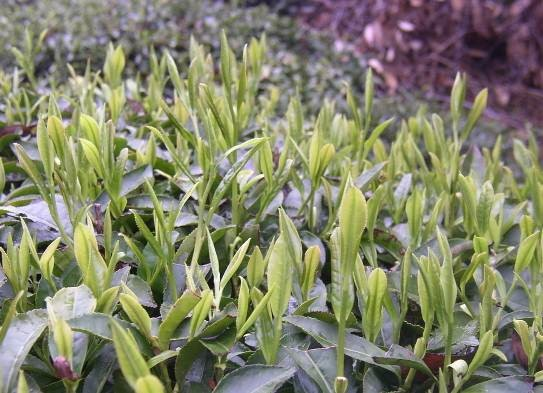
//> input picture test4/tea/tea.jpg, 543 x 393 px
$ ./test4_tea   (built with g++ and OpenCV 4)
//> lines starting //> are read from the running program, lines starting //| are printed output that depends on the picture; after the words box and inside, x2 and y2 are one past the last pixel; in counts of white or black regions, pixels touching at a corner belong together
#include <opencv2/opencv.hpp>
#include "opencv2/highgui/highgui.hpp"
#include "opencv2/imgproc/imgproc.hpp"

using namespace cv;
using namespace std;

int main(int argc, char** argv)
{

	Mat srcImage = imread("test4\\tea\\tea.jpg", 1);
//> srcImage is the input picture: 393 rows x 543 cols, CV_8UC3; mean B, G, R 105.5, 131.2, 130.2
	Mat hsvImage;
	vector<Mat> hsv;
	hsv.resize(3);
	imshow("原始图", srcImage);
	cvtColor(srcImage, hsvImage, CV_BGR2HSV);
//> hsvImage: 393 rows x 543 cols, CV_8UC3; mean H, S, V 61.4, 70.3, 137

	Mat dstImage, dstImageH, dstImageS, dstImageV, tempArray;// = Mat::zeros(srcImage.rows, srcImage.cols, CV_8UC3);

	split(hsvImage, hsv);
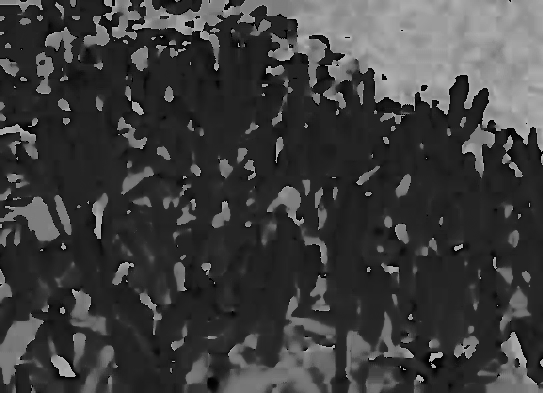
//> hsv[0]: 393 rows x 543 cols, CV_8UC1; min 0, max 179, mean 61.4
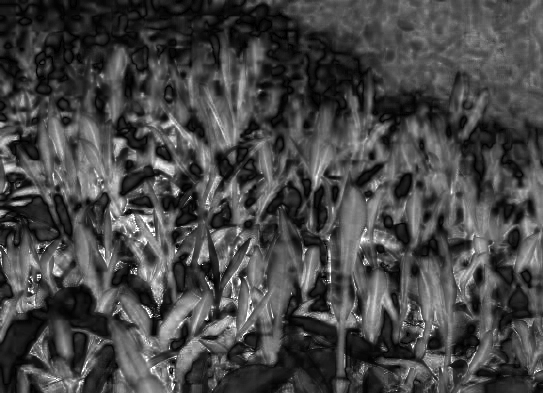
//> hsv[1]: 393 rows x 543 cols, CV_8UC1; min 0, max 255, mean 70.3
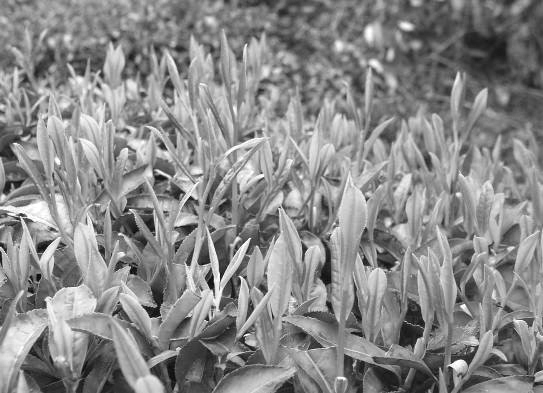
//> hsv[2]: 393 rows x 543 cols, CV_8UC1; min 2, max 255, mean 137

	threshold(hsv[0], dstImageH, 60, 255, THRESH_BINARY_INV);
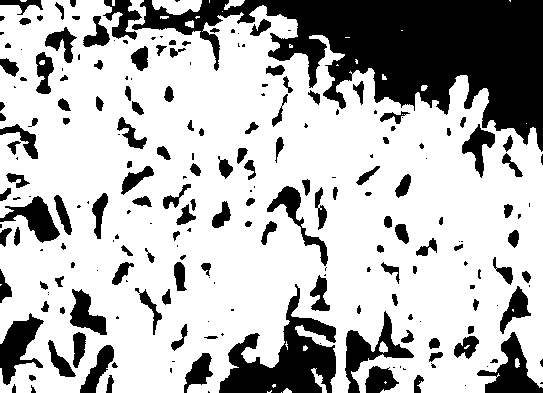
//> dstImageH: 393 rows x 543 cols, CV_8UC1; 71.8% white; 222 black regions (84 under 20 px), largest, box (x1, y1, x2, y2) and area: (132, 0, 543, 152) 27389, (219, 284, 336, 393) 5554, (477, 332, 543, 393) 1692
	threshold(hsv[1], dstImageS, 60, 255, THRESH_BINARY);
//> dstImageS: 393 rows x 543 cols, CV_8UC1; 54.9% white; 302 black regions (201 under 20 px), largest, box (x1, y1, x2, y2) and area: (0, 0, 543, 224) 42553, (181, 277, 429, 393) 11247, (0, 259, 138, 393) 6381
	threshold(hsv[2], dstImageV, 100, 255, THRESH_BINARY);
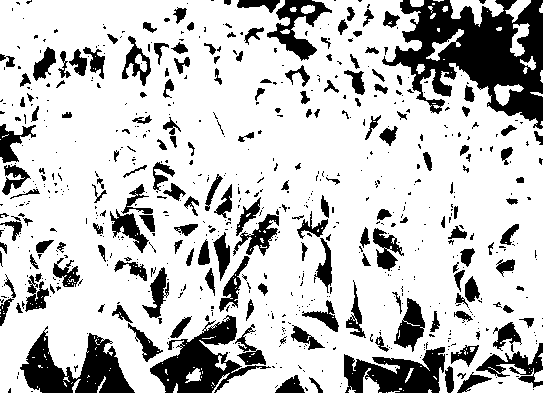
//> dstImageV: 393 rows x 543 cols, CV_8UC1; 77% white; 679 black regions (500 under 20 px), largest, box (x1, y1, x2, y2) and area: (382, 0, 543, 129) 10693, (20, 326, 135, 393) 3684, (150, 315, 271, 393) 3593

	imshow("H", dstImageH);
	imshow("S", dstImageS);
	imshow("V", dstImageV);

	bitwise_and(dstImageH, dstImageS, tempArray);
//> tempArray: 393 rows x 543 cols, CV_8UC1; 45.3% white; 134 white regions (100 under 20 px), largest, box (x1, y1, x2, y2) and area: (0, 27, 543, 393) 92023, (96, 46, 130, 124) 1218, (449, 76, 489, 139) 957
	bitwise_and(tempArray, dstImageV, dstImage);
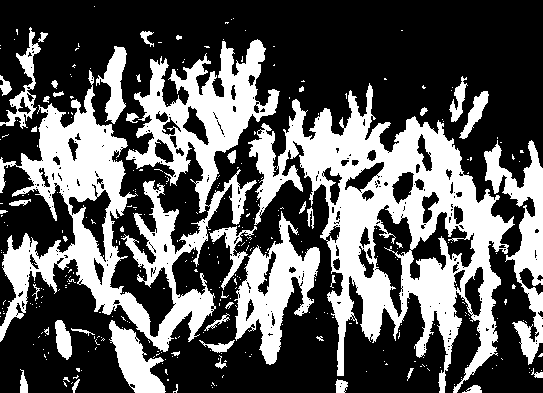
//> dstImage: 393 rows x 543 cols, CV_8UC1; 35.6% white; 346 white regions (301 under 20 px), largest, box (x1, y1, x2, y2) and area: (0, 39, 280, 352) 28645, (248, 83, 515, 393) 28366, (234, 211, 320, 365) 5370
	imshow("dst", dstImage);

	for (int i = 0; i < dstImage.rows; i++)
	{
		for (int j = 0; j < dstImage.cols; j++)
		{
			if (dstImage.at<uchar>(i, j) == 255)
			{
				srcImage.at<Vec3b>(i, j)[0] = 0;
				srcImage.at<Vec3b>(i, j)[1] = 0;
				srcImage.at<Vec3b>(i, j)[2] = 255;
			}
		}
	}
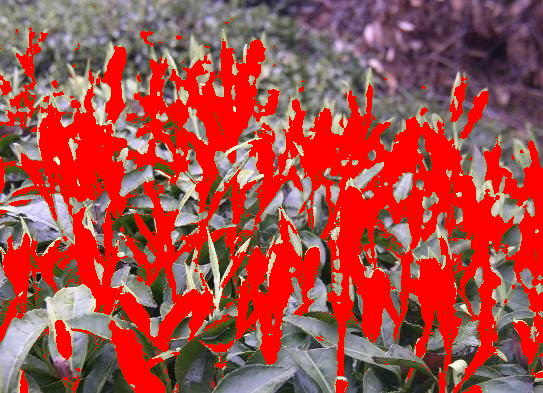
//> srcImage: 393 rows x 543 cols, CV_8UC3; mean B, G, R 71.8, 75.6, 168.1
	imshow("【分割结果】", srcImage);
	waitKey(0);

}
